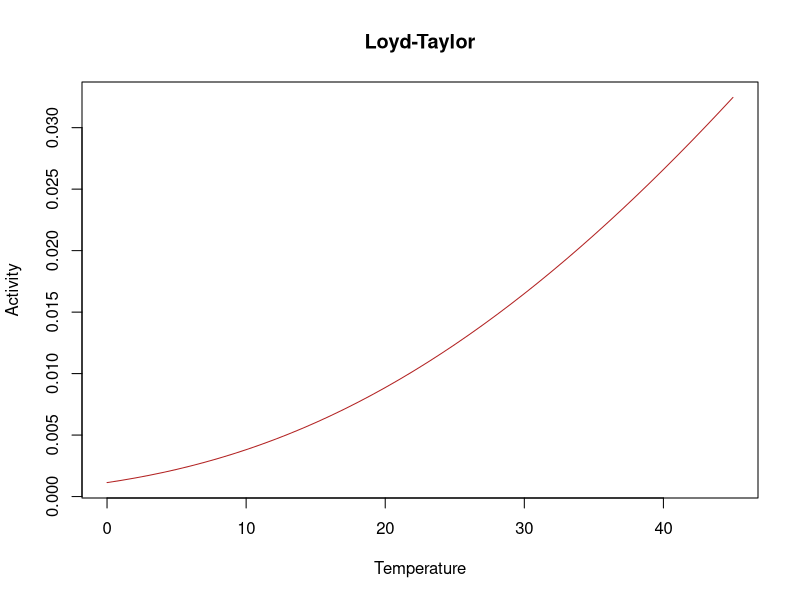
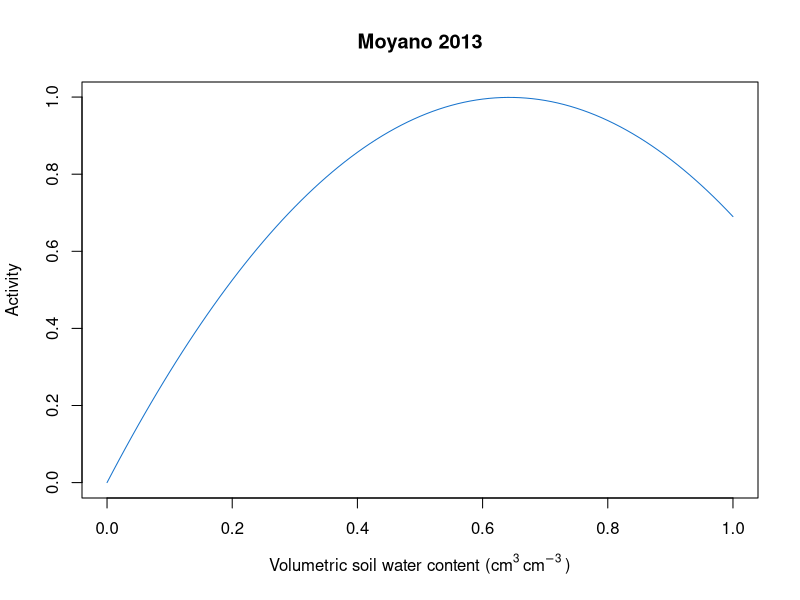
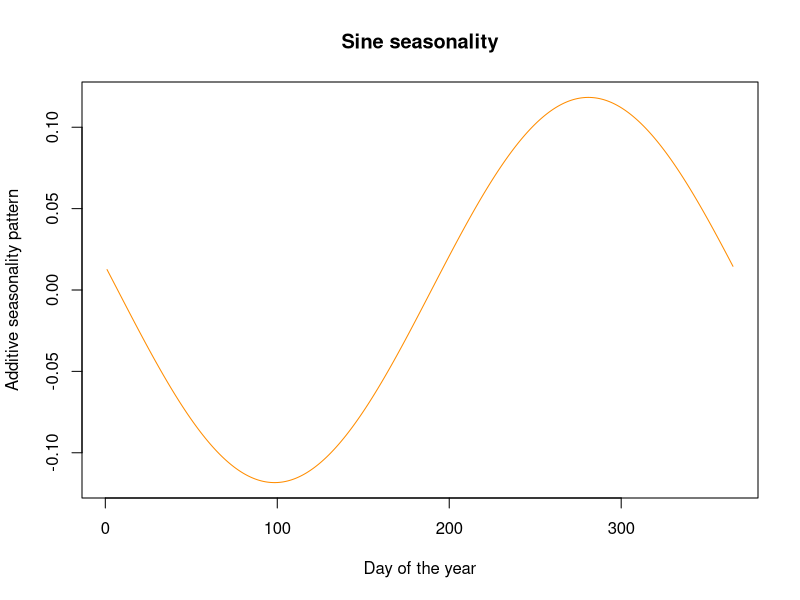

Reproduce these figures in R, in order.


png("./Figures/Appendix/Temp_function.png", width = 2000, height = 2000, res=300)
temp = seq(0,45)
xi_temp = exp(-311.9924/ ((temp+ 273.15) - 227.13));

plot(temp, xi_temp, type = "l", main = "Loyd-Taylor",
     xlab = "Temperature", ylab = "Activity", col = "firebrick")

dev.off()


png("./Figures/Appendix/Moist_function.png", width = 2000, height = 2000, res=300)

### From Sierra SoilR
fW.Moyano <- function(theta, a = 3.11, b = 2.42) {
  a * theta - b * theta^2
}

# Example usage
th <- seq(0, 1, 0.01)
xi <- fW.Moyano(theta = th)

plot(th, xi, type = "l", main = "Moyano 2013",
     xlab =expression("Volumetric soil water content (cm"^3~"cm"^-3~")"),  ylab = "Activity", col = "dodgerblue3")
dev.off()


png("./Figures/Appendix/Season_function.png", width = 2000, height = 2000, res=300)

amplitude=0.1183339
day_year = seq(1:365)
sine_wave =  amplitude * cos((2 * pi / 365) * day_year + (2 * pi/ 365) * (176.3293 - 1) - pi / 2);

plot(day_year, sine_wave, type = "l", main = "Sine seasonality",
     xlab = "Day of the year", ylab = "Additive seasonality pattern", col = "darkorange")

dev.off()

ampl=0
peak=175


ampl * cos((2 * pi / 365) * day_year + (2 * pi / 365) * (peak - 1) - pi / 2)


